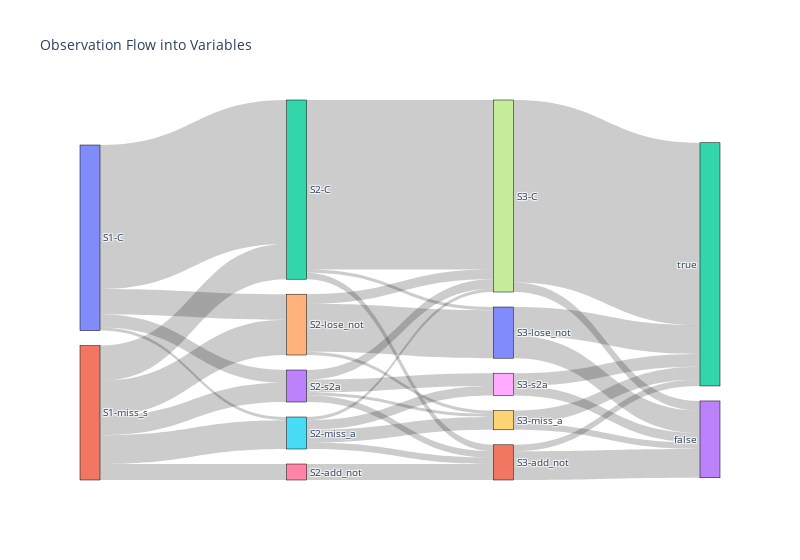

The notebook cell saved with this chart:
### Code cell
import pandas as pd
import plotly.graph_objects as go

df = dfs[3]

# Prepare the data for the Sankey diagram
all_labels = list(pd.unique(df[['S1', 'S2', 'S3', 'correct_pred']].values.ravel('K')))
label_dict = {label: i for i, label in enumerate(all_labels)}

sources = []
targets = []
values = []

# Define stages and their order
stages = ['S1', 'S2', 'S3', 'correct_pred']

# Count the flows between stages
for i in range(len(stages) - 1):
    stage = stages[i]
    next_stage = stages[i + 1]
    stage_counts = df.groupby([stage, next_stage]).size().reset_index(name='count')
    
    for _, row in stage_counts.iterrows():
        sources.append(label_dict[row[stage]])
        targets.append(label_dict[row[next_stage]])
        values.append(row['count'])

# Define node and link data for Sankey diagram
node = dict(
    pad = 15,
    thickness = 20,
    line = dict(color = "black", width = 0.5),
    label = all_labels,
)

link = dict(
    source = sources,
    target = targets,
    value = values
)

# Create Sankey diagram
fig = go.Figure(data=[go.Sankey(node=node, link=link)])
fig.update_layout(title_text="Observation Flow into Variables", font_size=10, width=800)
fig.show()

### Figure 1 — Plotly figure (JSON) as saved in the notebook; plotly's stock layout.template omitted (floating-point values rounded to 4 significant figures)
{"data": [{"link": {"source": [0, 0, 0, 0, 1, 1, 1, 1, 1, 2, 2, 2, 6, 4, 4, 4, 5, 5, 5, 5, 3, 3, 3, 3, 7, 7, 11, 11, 10, 10, 9, 9, 8, 8], "target": [2, 4, 5, 3, 2, 6, 4, 5, 3, 7, 11, 10, 11, 7, 10, 9, 7, 11, 9, 8, 7, 11, 9, 8, 13, 12, 13, 12, 13, 12, 13, 12, 13, 12], "value": [45, 8, 1, 4, 11, 5, 11, 9, 6, 53, 2, 1, 5, 3, 15, 1, 1, 2, 4, 3, 3, 2, 1, 4, 3, 57, 9, 2, 7, 9, 2, 4, 3, 4]}, "node": {"label": ["S1-C", "S1-miss_s", "S2-C", "S2-s2a", "S2-lose_not", "S2-miss_a", "S2-add_not", "S3-C", "S3-s2a", "S3-miss_a", "S3-lose_not", "S3-add_not", true, false], "line": {"color": "black", "width": 0.5}, "pad": 15, "thickness": 20}, "type": "sankey"}], "layout": {"font": {"size": 10}, "title": {"text": "Observation Flow into Variables"}, "width": 800}}
